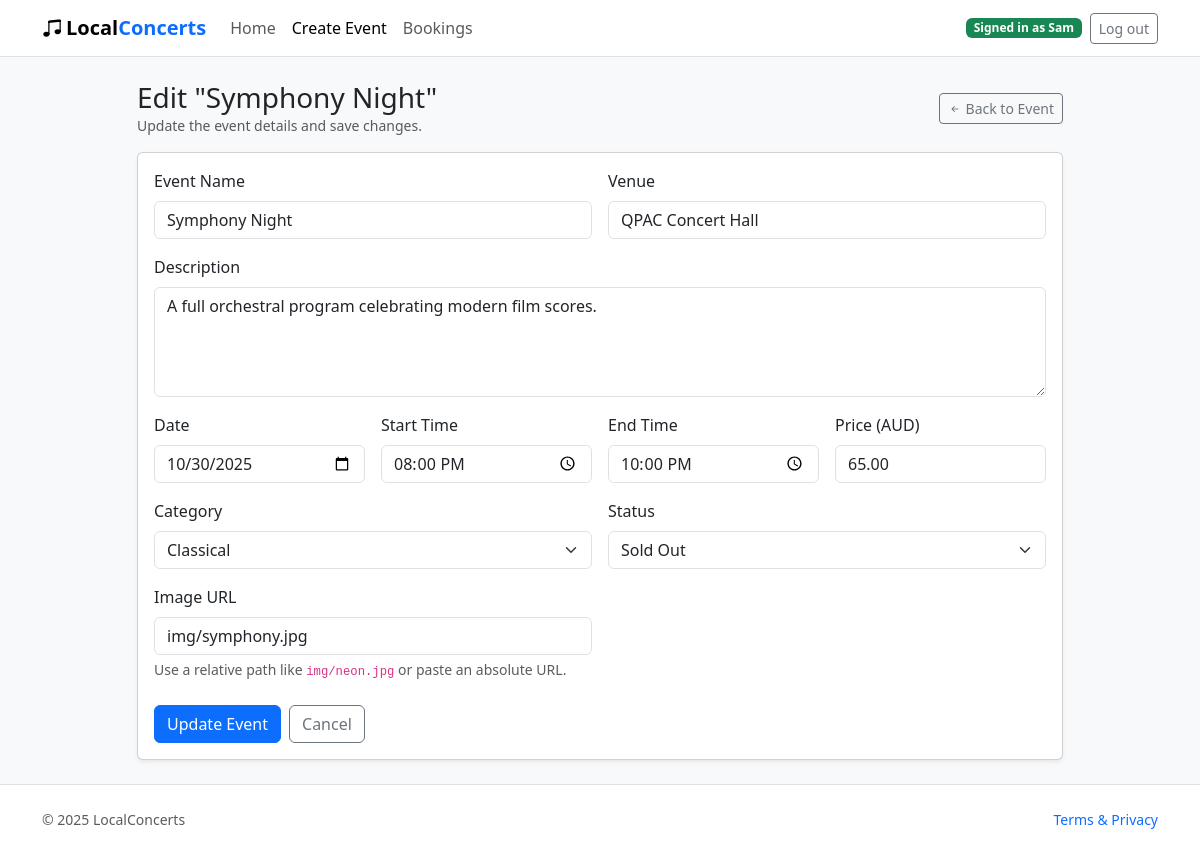
Screenshot of /events/3/edit (signed in) with the database file from the repository.
### website/models.py (models this page shows, shortened)
class User(db.Model, UserMixin):
    id = db.Column(db.Integer, primary_key=True)
    name = db.Column(db.String(80), unique=True, nullable=False)
    email = db.Column(db.String(120), unique=True, nullable=False)
    password_hash = db.Column(db.String(255), nullable=False)
    orders = db.relationship('Order', back_populates='user', cascade='all, delete-orphan')
    comments = db.relationship('Comment', back_populates='user', cascade='all, delete-orphan')

class Event(db.Model):
    id = db.Column(db.Integer, primary_key=True)
    title = db.Column(db.String(150), nullable=False)
    venue = db.Column(db.String(150), nullable=False)
    description = db.Column(db.Text, nullable=False)
    start_time = db.Column(db.DateTime, nullable=False)
    end_time = db.Column(db.DateTime, nullable=False)
    price = db.Column(db.Numeric(10, 2), nullable=False, default=0)
    status = db.Column(db.String(40), nullable=False, default='Open')
    category = db.Column(db.String(60))
    image_url = db.Column(db.String(255))
    comments = db.relationship('Comment', back_populates='event', cascade='all, delete-orphan')
    orders = db.relationship('Order', back_populates='event', cascade='all, delete-orphan')

### website/views.py (the view, shortened to what this page needs)
@main_bp.route('/events/<int:event_id>/edit', methods=['GET', 'POST'])
@login_required
def edit_event(event_id: int):
    event = db.session.get(Event, event_id)
    if event is None:
        abort(404)
    form = EventForm(obj=event)
    form.submit.label.text = 'Update Event'
    if request.method == 'GET':
        if event.start_time:
            form.start_date.data = event.start_time.date()
            form.start_time.data = event.start_time.time()
        if event.end_time:
            form.end_time.data = event.end_time.time()
        elif event.start_time:
            form.end_time.data = event.start_time.time()
    template_context = {
        'form': form,
        'form_action': url_for('main.edit_event', event_id=event.id),
        'page_title': f'Edit {event.title}',
        'page_heading': f'Edit "{event.title}"',
        'page_subheading': 'Update the event details and save changes.',
        'back_url': url_for('main.event', event_id=event.id),
        'back_label': 'Back to Event',
        'active_nav': 'create',
        'is_edit': True,
    }
    return render_template('create.html', **template_context)

### website/templates/create.html (shortened to what this page needs)
<!doctype html>
<html lang="en">
<head>
  <link href="https://cdn.jsdelivr.net/npm/bootstrap@5.3.3/dist/css/bootstrap.min.css" rel="stylesheet"/>
  <link href="https://cdn.jsdelivr.net/npm/bootstrap-icons@1.11.3/font/bootstrap-icons.css" rel="stylesheet"/>
  <link rel="stylesheet" href="{{ url_for('static', filename='style/styles.css') }}"/>
</head>
<body>
  <nav class="navbar navbar-expand-lg bg-white border-bottom">
    <div class="container">
      <a class="navbar-brand fw-bold" href="{{ url_for('main.index') }}"><i class="bi bi-music-note-beamed me-1"></i>Local<span>Concerts</span></a>
      <div class="collapse navbar-collapse" id="navMain">
        <ul class="navbar-nav me-auto">
          <li class="nav-item">
            <a class="nav-link{% if active_nav == 'home' %} active{% endif %}" href="{{ url_for('main.index') }}"
               {% if active_nav == 'home' %}aria-current="page"{% endif %}>Home</a>
          </li>
          <li class="nav-item">
            <a class="nav-link{% if active_nav in ['create', 'edit'] %} active{% endif %}" href="{{ url_for('main.create_event') }}"
               {% if active_nav in ['create', 'edit'] %}aria-current="page"{% endif %}>Create Event</a>
          </li>
          <li class="nav-item"><a class="nav-link" href="{{ url_for('main.bookings') }}">Bookings</a></li>
        </ul>
        <div class="ms-3 d-flex align-items-center gap-2">
          {% if current_user.is_authenticated %}
            <span class="badge text-bg-success">Signed in as {{ current_user.name }}</span>
            <a class="btn btn-outline-secondary btn-sm" href="{{ url_for('auth.logout') }}">Log out</a>
          {% else %}
            <a class="btn btn-primary btn-sm" href="{{ url_for('auth.login') }}">Log in</a>
            <a class="btn btn-outline-secondary btn-sm" href="{{ url_for('auth.login', tab='register') }}">Sign up</a>
          {% endif %}
        </div>
      </div>
    </div>
  </nav>
  <main class="container py-4">
    <div class="row justify-content-center">
      <div class="col-12 col-lg-10">
        <div class="d-flex justify-content-between align-items-center mb-3">
          <div>
            <h3 class="mb-0">{{ page_heading or 'Create a New Event' }}</h3>
            <p class="text-muted mb-0 small">{{ page_subheading or 'Provide the event details below and publish instantly.' }}</p>
          </div>
          <a class="btn btn-outline-secondary btn-sm" href="{{ back_url or url_for('main.index') }}"><i class="bi bi-arrow-left-short"></i> {{ back_label or 'Back to Events' }}</a>
        </div>
        <div class="card shadow-sm">
          <div class="card-body">
            <form method="post" action="{{ form_action or url_for('main.create_event') }}" novalidate>
              <div class="row g-3">
                <div class="col-12 col-md-6">
                  {% set title_classes = 'form-control' + (' is-invalid' if form.title.errors else '') %}
                  {{ form.title.label(class_='form-label') }}
                  {{ form.title(class_=title_classes, placeholder='City Lights Festival') }}
                </div>
                <div class="col-12 col-md-6">
                  {% set venue_classes = 'form-control' + (' is-invalid' if form.venue.errors else '') %}
                  {{ form.venue.label(class_='form-label') }}
                  {{ form.venue(class_=venue_classes, placeholder='Riverstage, Brisbane') }}
                </div>
                <div class="col-12">
                  {% set desc_classes = 'form-control' + (' is-invalid' if form.description.errors else '') %}
                  {{ form.description.label(class_='form-label') }}
                  {{ form.description(class_=desc_classes, rows='4', placeholder='Tell attendees what makes this show special...') }}
                </div>
                <div class="col-6 col-md-3">
                  {% set date_classes = 'form-control' + (' is-invalid' if form.start_date.errors else '') %}
                  {{ form.start_date.label(class_='form-label') }}
                  {{ form.start_date(class_=date_classes) }}
                </div>
                <div class="col-6 col-md-3">
                  {% set start_time_classes = 'form-control' + (' is-invalid' if form.start_time.errors else '') %}
                  {{ form.start_time.label(class_='form-label') }}
                  {{ form.start_time(class_=start_time_classes) }}
                </div>
                <div class="col-6 col-md-3">
                  {% set end_time_classes = 'form-control' + (' is-invalid' if form.end_time.errors else '') %}
                  {{ form.end_time.label(class_='form-label') }}
                  {{ form.end_time(class_=end_time_classes) }}
                </div>
                <div class="col-6 col-md-3">
                  {% set price_classes = 'form-control' + (' is-invalid' if form.price.errors else '') %}
                  {{ form.price.label(class_='form-label') }}
                  {{ form.price(class_=price_classes, step='0.01', min='0', placeholder='39.00') }}
                </div>
                <div class="col-12 col-md-6">
                  {% set category_classes = 'form-select' + (' is-invalid' if form.category.errors else '') %}
                  {{ form.category.label(class_='form-label') }}
                  {{ form.category(class_=category_classes) }}
                </div>
                <div class="col-12 col-md-6">
                  {% set status_classes = 'form-select' + (' is-invalid' if form.status.errors else '') %}
                  {{ form.status.label(class_='form-label') }}
                  {{ form.status(class_=status_classes) }}
                </div>
                <div class="col-12 col-md-6">
                  {% set image_classes = 'form-control' + (' is-invalid' if form.image_url.errors else '') %}
                  {{ form.image_url.label(class_='form-label') }}
                  {{ form.image_url(class_=image_classes, placeholder='img/hero1.jpg') }}
                  <div class="form-text">Use a relative path like <code>img/neon.jpg</code> or paste an absolute URL.</div>
                </div>
              </div>
              <div class="d-flex gap-2 mt-4">
                {{ form.submit(class_='btn btn-primary') }}
                <a class="btn btn-outline-secondary" href="{{ url_for('main.index') }}">Cancel</a>
              </div>
            </form>
          </div>
        </div>
      </div>
    </div>
  </main>
  <footer class="py-4 bg-white border-top">
    <div class="container d-flex justify-content-between align-items-center">
      <span class="text-muted small">&copy; <span>2025</span> LocalConcerts</span>
      <a class="small text-decoration-none" href="#">Terms & Privacy</a>
    </div>
  </footer>
</body>
</html>

### website/static/style/styles.css (style rules this page uses)
:root { --brand-accent: #0d6efd; }
body { background: #f8f9fa; }
.navbar-brand span { color: var(--brand-accent); font-weight: 700; }

### rows the page displays
User: name "Sam"
Event: title "Symphony Night", venue "QPAC Concert Hall", description "A full orchestral program celebrating modern film scores.", start_time "20:00", end_time "22:00", price "65.00", category "Classical", status "Sold Out", image_url "img/symphony.jpg"

### other values shown
{{ page_heading or 'Create a New Event' }} "Edit \"Symphony Night\""
{{ back_label or 'Back to Events' }} "Back to Event"
